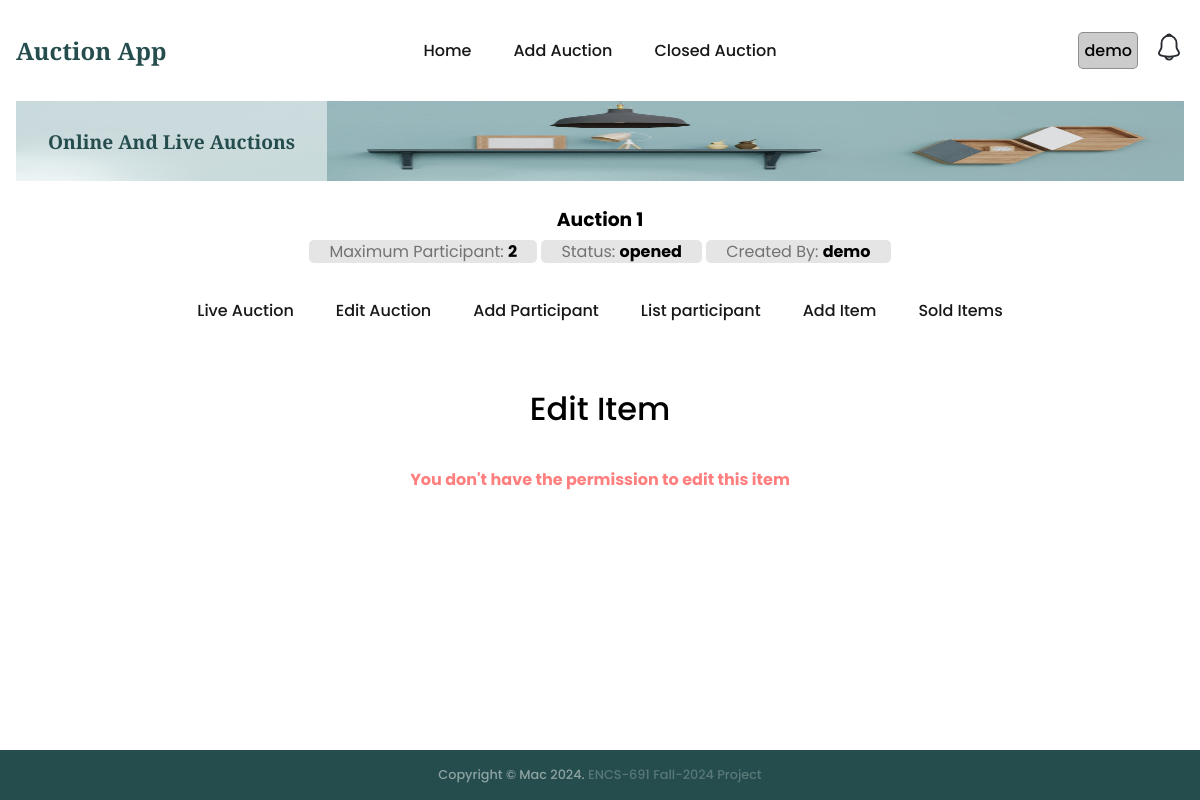
Page /auction/1/item/5/edit?page=auctionIndex (signed in) on the earlier database version.
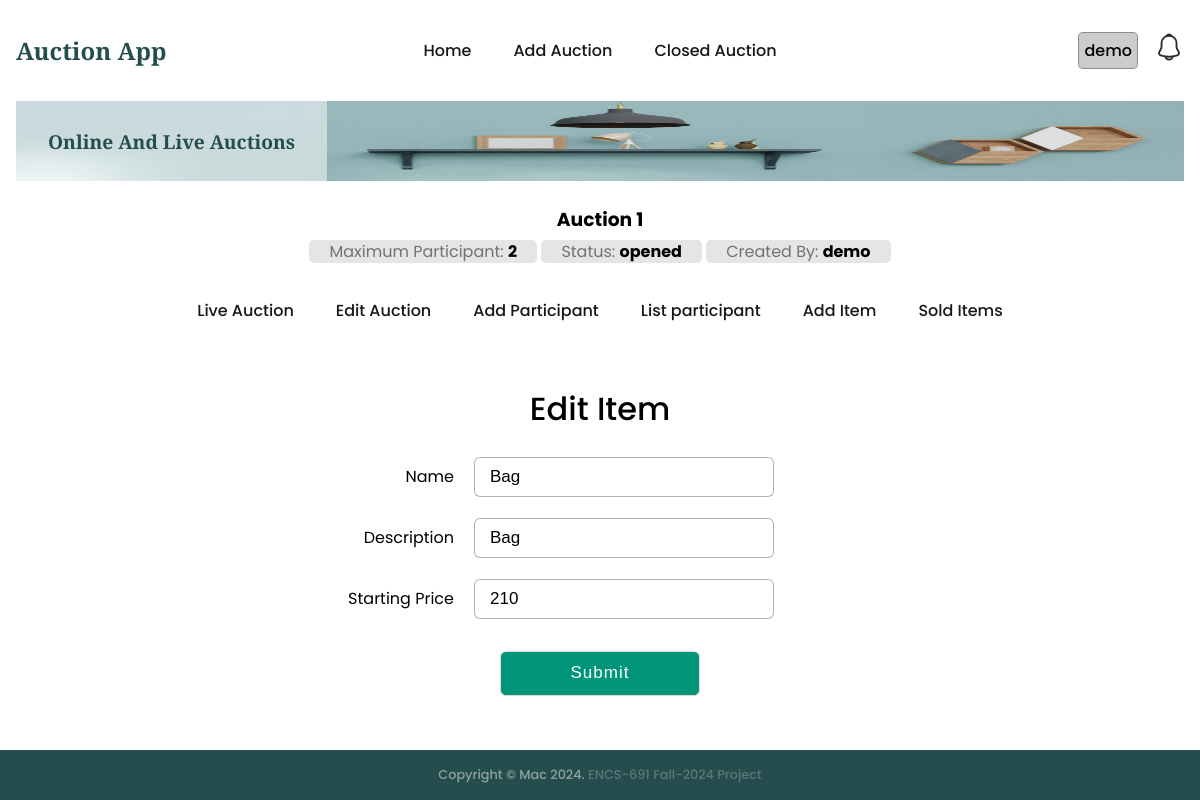
Same page on the later database version.
### auctions/models.py (models this page shows, shortened)
class Item(models.Model):
    auctionid = models.CharField(max_length=200)
    name = models.CharField(max_length=200)
    description = models.CharField(max_length=200)
    categoryid = models.CharField(max_length=200)
    subcategoryid = models.CharField(max_length=200)
    status = models.CharField(max_length=200)
    minimumbid = models.IntegerField()
    username = models.CharField(max_length=200)
    image = models.CharField(max_length=200)
    createdat = models.DateTimeField(default=timezone.now)
    startat = models.DateTimeField(default=timezone.now)
    endat = models.DateTimeField()

### auctions/views.py (the view)
# urls.py: path('auction/<int:aid>/item/<int:itemid>/edit', views.editItem, name='editItem'),
@login_required
def editItem(req, aid, itemid):
    if req.method == 'POST':
        return doEditItem(req, aid, itemid)
    auction = getRecordByPk(Auction, aid)
    item = getRecordByPk(Item, itemid)
    username = req.user.username
    canEdit = False
    if item and (username.lower() == item.username.lower()):
        canEdit = True
    context = {
        'auction':auction,
        'item': item,
        'canEdit': canEdit
    }
    return render(req, 'auctions/editItem.html', context=context)

### auctions/utils.py (called while the page is built)
def getRecordByPk(model, id):
    try:
        record = model.objects.get(pk=id)
    except (KeyError, model.DoesNotExist):
        logging.error('getRecordByPk: model does not exist')
        return None
    else:
        return record

### templates/auctions/editItem.html (shortened to what this page needs)
{% extends "auctions/auctionBase.html" %}
{% block auction_content %}
<div class="addContact container_main">
  <div class="registration form">
    <header>Edit Item</header>
    {% if canEdit %}
    <form action="{% url 'auctions:editItem' auction.id item.id %}" method="post" enctype="multipart/form-data">
      <div class="edit-auction-flex">
        <label for="name" class="auction-flex-item">Name</label>
        <input type="text" required name="name" value="{{item.name}}">
        <label for="description" class="auction-flex-item">Description</label>
        <input type="text" required name="description" value="{{item.description}}">
        <label for="minimumbid" class="auction-flex-item">Starting Price</label>
        <input type="number" required name="minimumbid" value="{{item.minimumbid}}">
      </div>
      <button type="submit" class="button">Submit</button>
    </form>
    {% else %}
    <div class="auction-notice">You don't have the permission to edit this item</div>
    {% endif %}
  </div>
</div>
{% endblock %}

Differences in the rows shown:
added Item: name "Bag", description "Bag", minimumbid "210"
Other differences:
text no longer shown: "You don't have the permission to edit this item"
text now shown: "Name Description Starting Price Submit"
